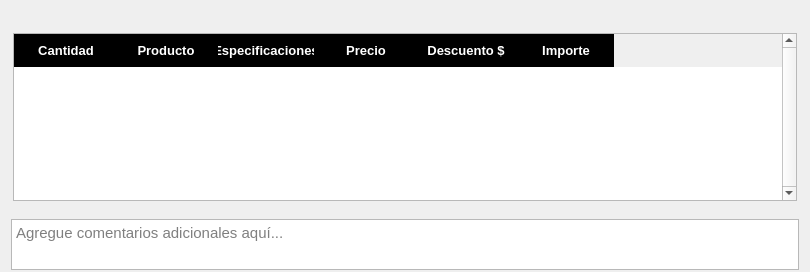
        <widget class="QFrame" name="frame_5">
         <property name="sizePolicy">
          <sizepolicy hsizetype="Preferred" vsizetype="Preferred">
           <horstretch>0</horstretch>
           <verstretch>0</verstretch>
          </sizepolicy>
         </property>
         <property name="font">
          <font>
           <family>Segoe UI</family>
          </font>
         </property>
         <property name="frameShape">
          <enum>QFrame::NoFrame</enum>
         </property>
         <layout class="QVBoxLayout" name="verticalLayout_3">
          <property name="bottomMargin">
           <number>0</number>
          </property>
          <item alignment="Qt::AlignRight|Qt::AlignTop">
           <widget class="QFrame" name="frame_11">
            <property name="sizePolicy">
             <sizepolicy hsizetype="Minimum" vsizetype="Minimum">
              <horstretch>0</horstretch>
              <verstretch>0</verstretch>
             </sizepolicy>
            </property>
            <property name="font">
             <font>
              <family>Segoe UI</family>
             </font>
            </property>
            <property name="frameShape">
             <enum>QFrame::NoFrame</enum>
            </property>
            <layout class="QHBoxLayout" name="horizontalLayout_6">
             <property name="spacing">
              <number>20</number>
             </property>
             <property name="leftMargin">
              <number>0</number>
             </property>
             <property name="topMargin">
              <number>0</number>
             </property>
             <property name="rightMargin">
              <number>0</number>
             </property>
             <property name="bottomMargin">
              <number>0</number>
             </property>
             <item>
              <widget class="QPushButton" name="btAgregar">
               <property name="font">
                <font>
                 <family>Segoe UI</family>
                </font>
               </property>
               <property name="cursor">
                <cursorShape>PointingHandCursor</cursorShape>
               </property>
               <property name="styleSheet">
                <string notr="true">QPushButton {
        background-color: transparent;
        border: none;
        padding: 0px;
    }
    QPushButton:hover {
        background-color: rgba(255, 255, 255, 0);
    }
    QPushButton:pressed {
        background-color: rgba(255, 255, 255, 0);
    }</string>
               </property>
               <property name="icon">
                <iconset resource="../../resources.qrc">
                 <normaloff>:/img/resources/images/plus.png</normaloff>:/img/resources/images/plus.png</iconset>
               </property>
               <property name="iconSize">
                <size>
                 <width>40</width>
                 <height>40</height>
                </size>
               </property>
               <property name="flat">
                <bool>true</bool>
               </property>
              </widget>
             </item>
             <item>
              <widget class="QPushButton" name="btEliminar">
               <property name="font">
                <font>
                 <family>Segoe UI</family>
                </font>
               </property>
               <property name="cursor">
                <cursorShape>PointingHandCursor</cursorShape>
               </property>
               <property name="styleSheet">
                <string notr="true">QPushButton {
        background-color: transparent;
        border: none;
        padding: 0px;
    }
    QPushButton:hover {
        background-color: rgba(255, 255, 255, 0);
    }
    QPushButton:pressed {
        background-color: rgba(255, 255, 255, 0);
    }</string>
               </property>
               <property name="icon">
                <iconset resource="../../resources.qrc">
                 <normaloff>:/img/resources/images/trash.png</normaloff>:/img/resources/images/trash.png</iconset>
               </property>
               <property name="iconSize">
                <size>
                 <width>40</width>
                 <height>40</height>
                </size>
               </property>
               <property name="flat">
                <bool>true</bool>
               </property>
              </widget>
             </item>
            </layout>
           </widget>
          </item>
          <item>
           <widget class="QFrame" name="frame_12">
            <property name="sizePolicy">
             <sizepolicy hsizetype="Expanding" vsizetype="Expanding">
              <horstretch>0</horstretch>
              <verstretch>0</verstretch>
             </sizepolicy>
            </property>
            <property name="minimumSize">
             <size>
              <width>788</width>
              <height>180</height>
             </size>
            </property>
            <property name="font">
             <font>
              <family>Segoe UI</family>
             </font>
            </property>
            <property name="frameShape">
             <enum>QFrame::NoFrame</enum>
            </property>
            <layout class="QHBoxLayout" name="horizontalLayout_8">
             <property name="spacing">
              <number>0</number>
             </property>
             <property name="leftMargin">
              <number>2</number>
             </property>
             <property name="topMargin">
              <number>2</number>
             </property>
             <property name="rightMargin">
              <number>2</number>
             </property>
             <property name="bottomMargin">
              <number>10</number>
             </property>
             <item>
              <widget class="QTableWidget" name="tabla_productos">
               <property name="font">
                <font>
                 <family>Segoe UI</family>
                 <pointsize>10</pointsize>
                </font>
               </property>
               <property name="styleSheet">
                <string notr="true">QHeaderView::section {
	font: bold 10pt;
	color: rgb(255, 255, 255);
	background-color: rgb(0, 0, 0);
	border: 0px;

	padding-left: 4px;
	padding-top: 7px;
	padding-bottom: 7px;
}

QTableWidget {
	alternate-background-color: rgb(240, 240, 240);
}

QTableView {
    selection-background-color: rgb(85, 85, 255);
    selection-color: rgb(255, 255, 255);
}
QTableView:active {
    selection-background-color: rgb(85, 85, 255);
    selection-color: rgb(255, 255, 255);
}</string>
               </property>
               <property name="verticalScrollBarPolicy">
                <enum>Qt::ScrollBarAlwaysOn</enum>
               </property>
               <property name="sizeAdjustPolicy">
                <enum>QAbstractScrollArea::AdjustToContents</enum>
               </property>
               <property name="editTriggers">
                <set>QAbstractItemView::DoubleClicked</set>
               </property>
               <property name="alternatingRowColors">
                <bool>true</bool>
               </property>
               <property name="selectionBehavior">
                <enum>QAbstractItemView::SelectRows</enum>
               </property>
               <property name="showGrid">
                <bool>false</bool>
               </property>
               <property name="wordWrap">
                <bool>true</bool>
               </property>
               <attribute name="horizontalHeaderMinimumSectionSize">
                <number>80</number>
               </attribute>
               <attribute name="verticalHeaderVisible">
                <bool>false</bool>
               </attribute>
               <column>
                <property name="text">
                 <string>Cantidad</string>
                </property>
               </column>
               <column>
                <property name="text">
                 <string>Producto</string>
                </property>
               </column>
               <column>
                <property name="text">
                 <string>Especificaciones</string>
                </property>
               </column>
               <column>
                <property name="text">
                 <string>Precio</string>
                </property>
               </column>
               <column>
                <property name="text">
                 <string>Descuento $</string>
                </property>
               </column>
               <column>
                <property name="text">
                 <string>Importe</string>
                </property>
               </column>
              </widget>
             </item>
            </layout>
           </widget>
          </item>
          <item alignment="Qt::AlignBottom">
           <widget class="QFrame" name="frame_13">
            <property name="sizePolicy">
             <sizepolicy hsizetype="Minimum" vsizetype="Minimum">
              <horstretch>0</horstretch>
              <verstretch>0</verstretch>
             </sizepolicy>
            </property>
            <property name="minimumSize">
             <size>
              <width>0</width>
              <height>55</height>
             </size>
            </property>
            <property name="font">
             <font>
              <family>Segoe UI</family>
             </font>
            </property>
            <property name="frameShape">
             <enum>QFrame::NoFrame</enum>
            </property>
            <layout class="QHBoxLayout" name="horizontalLayout_7">
             <property name="spacing">
              <number>0</number>
             </property>
             <property name="leftMargin">
              <number>0</number>
             </property>
             <property name="topMargin">
              <number>0</number>
             </property>
             <property name="rightMargin">
              <number>0</number>
             </property>
             <property name="bottomMargin">
              <number>0</number>
             </property>
             <item>
              <widget class="QPlainTextEdit" name="txtComentarios">
               <property name="sizePolicy">
                <sizepolicy hsizetype="Minimum" vsizetype="Minimum">
                 <horstretch>0</horstretch>
                 <verstretch>0</verstretch>
                </sizepolicy>
               </property>
               <property name="minimumSize">
                <size>
                 <width>0</width>
                 <height>51</height>
                </size>
               </property>
               <property name="maximumSize">
                <size>
                 <width>16777215</width>
                 <height>51</height>
                </size>
               </property>
               <property name="font">
                <font>
                 <family>Segoe UI</family>
                 <pointsize>11</pointsize>
                </font>
               </property>
               <property name="placeholderText">
                <string>Agregue comentarios adicionales aquí...</string>
               </property>
              </widget>
             </item>
            </layout>
           </widget>
          </item>
         </layout>
        </widget>
